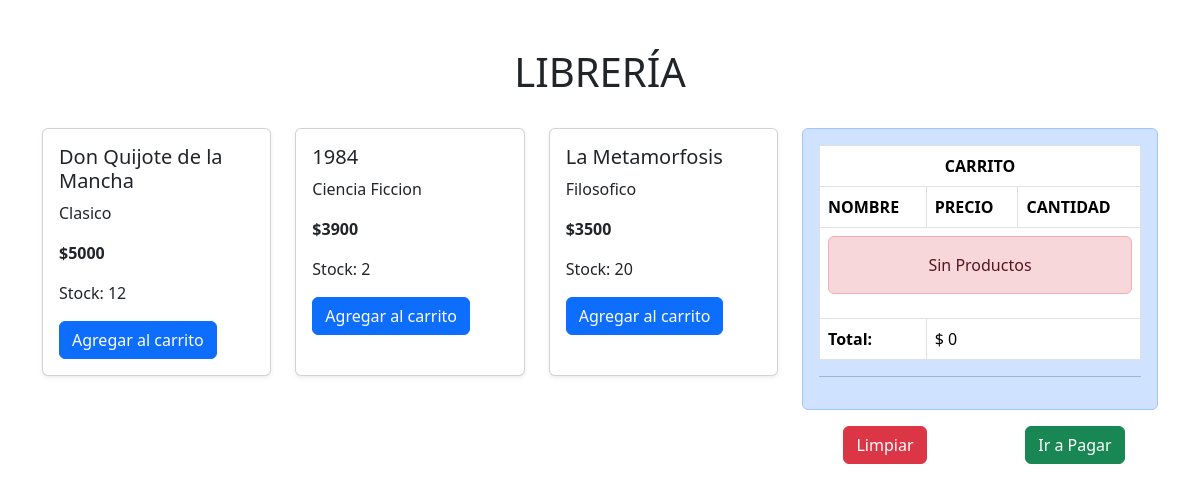
Before: / with the older database file.
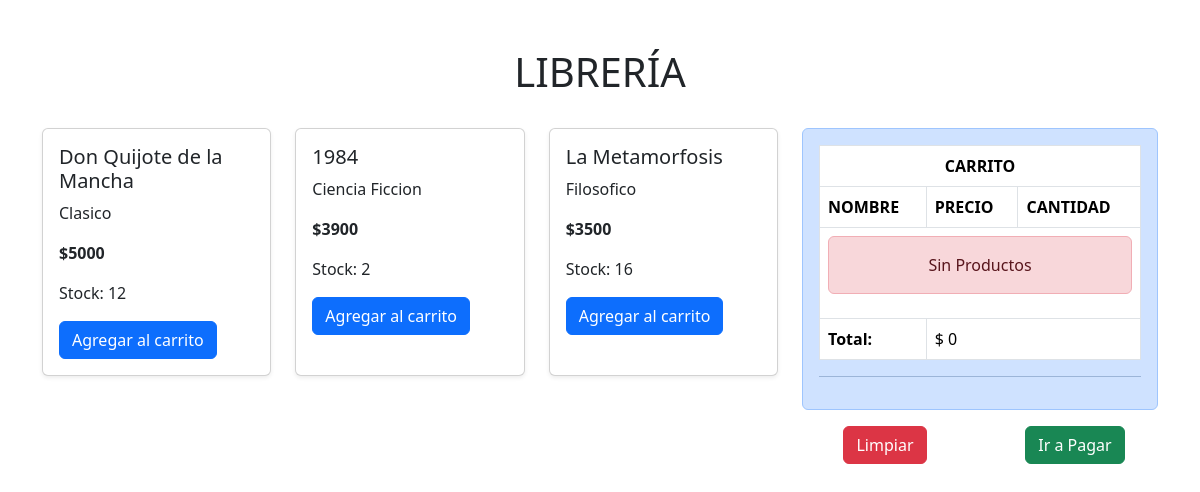
After: the same page with the newer database file.
### carrito/models.py (models this page shows, shortened)
class Producto(models.Model):
    nombre = models.CharField(max_length=64)
    categoria = models.CharField(max_length=32)
    precio = models.IntegerField(default=0)
    stock = models.PositiveIntegerField(default=0)

### carrito/views.py (the view)
# urls.py: path('', tienda, name="Tienda"),
def tienda(request):
    productos = Producto.objects.all()
    return render(request, "tienda.html", {'productos': productos})

### carrito/context_processor.py (called while the page is built)
def total_carrito(request):
    total = 0
    if request.user.is_authenticated:
        if "carrito" in request.session.keys():
            for key, value in request.session["carrito"].items():
                total += int(value["acumulado"])
    return {"total_carrito": total}

### carrito/templates/tienda.html (shortened to what this page needs)
<!DOCTYPE html>
{% load static %}
<html lang="es">
<head>
    <link href="{% static 'bootstrap/css/bootstrap.min.css' %}" rel="stylesheet">
    <link href="{% static 'css/estilos.css' %}" rel="stylesheet">
</head>
<body>
    <div class="container mt-5">
        <div class="row mb-4 text-center">
            <div class="col-12">
                <h1 class="titulo-libreria" class="display-3 font-weight-bold">LIBRERÍA</h1>
            </div>
        </div>
        <div class="row">
            <div class="col-md-8">
                <div class="row">
                    {% for producto in productos %}
                    <div class="col-sm-6 col-lg-4 mb-4">
                        <div class="card shadow-sm h-100">
                            <div class="card-body">
                                <h5 class="card-title">{{producto.nombre}}</h5>
                                <p class="card-text">{{producto.categoria}}</p>
                                <p class="card-text"><strong>${{producto.precio}}</strong></p>
                                <p class="card-text">Stock: {{ producto.stock }}</p>
                                {% if producto.stock > 0 %}
                                    <a href="{% url 'Add' producto.id %}" class="btn btn-primary">Agregar al carrito</a>
                                {% else %}
                                    <button class="btn btn-secondary" disabled>Sin stock</button>
                                {% endif %}
                            </div>
                        </div>
                    </div>
                    {% endfor %}
                </div>
            </div>
            <div class="col-md-4">
                <div class="sticky-top">
                    {% include "carrito.html" %}
                </div>
            </div>
        </div>
    </div>
</body>
</html>

### carrito/templates/carrito.html
<div class="alert alert-primary" role="alert">
    <table class="table table-bordered">
      <thead>
        <tr>
          <th scope="row" colspan="3" class="text-center">CARRITO</th>
        </tr>
        <tr>
          <th scope="col">NOMBRE</th>
          <th scope="col">PRECIO</th>
          <th scope="col">CANTIDAD</th>
        </tr>
      </thead>
      <tbody>
      {% if request.session.carrito.items %}
      {% for key, value in request.session.carrito.items %}
        <tr>
          <td>{{value.nombre}}</td>
          <td>{{value.precio}}</td>
          <td>{{value.acumulado}}
            <a href="{% url 'Add' value.producto_id %}" class="badge btn btn-dark badge-dark">+</a>
            <a href="{% url 'Sub' value.producto_id %}" class="badge btn btn-dark badge-dark">-</a>
          </td>
        </tr>
      {% endfor %}
      {% else %}
      <tr>
          <td colspan="3">
              <div class="alert alert-danger text-center">Sin Productos</div>
          </td>
      </tr>
      {% endif %}
        <tr>
          <th scope="row">Total:</th>
          <td colspan="2">$ {{total_carrito}}</td>
        </tr>
      </tbody>
    </table>
    <hr>
</div>
<div class="row text-center">
    <div class="col-6"><a href="{% url 'CLS' %}" class="btn btn-danger">Limpiar</a></div>
    <div class="col-6">
        <a href="{% url 'Pago' %}" class="btn btn-success" {% if not carrito.tiene_productos %} disabled {% endif %}>Ir a Pagar</a>
    </div>
</div>

Changed rows visible on the page:
changed Producto "La Metamorfosis": stock "20" → "16"
